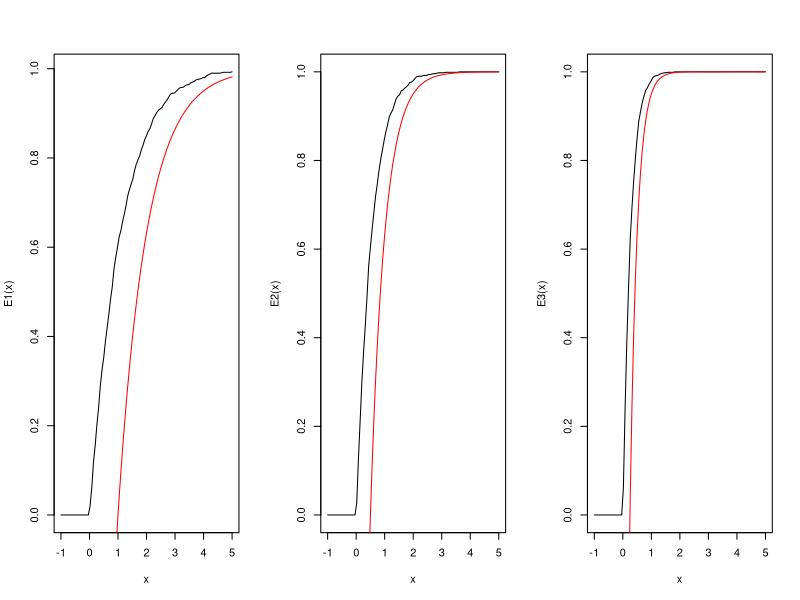

Generate this figure with R:
n = 1000

set.seed(20092017)
X = runif(n, 0, 1)

quant <- function(x, lambda) {
    return(-log(1 - x) / lambda)
}

Y1 = quant(X, 1)
Y2 = quant(X, 2)
Y3 = quant(X, 4)

E1 = ecdf(Y1)
E2 = ecdf(Y2)
E3 = ecdf(Y3)

cdf1 <- function(x) {
    x = pmax(0, x)
    return(1 - exp(1 - x))
}

cdf2 <- function(x) {
    x = pmax(0, x)
    return(1 - exp(1 - 2 * x))
}

cdf3 <- function(x) {
    x = pmax(0, x)
    return(1 - exp(1 - 4 * x))
}

par(mfrow=c(1,3))
curve(E1,-1,5)
curve(cdf1,-1,5,add=TRUE,col="red")
curve(E2,-1,5)
curve(cdf2,-1,5,add=TRUE,col="red")
curve(E3,-1,5)
curve(cdf3,-1,5,add=TRUE,col="red")
